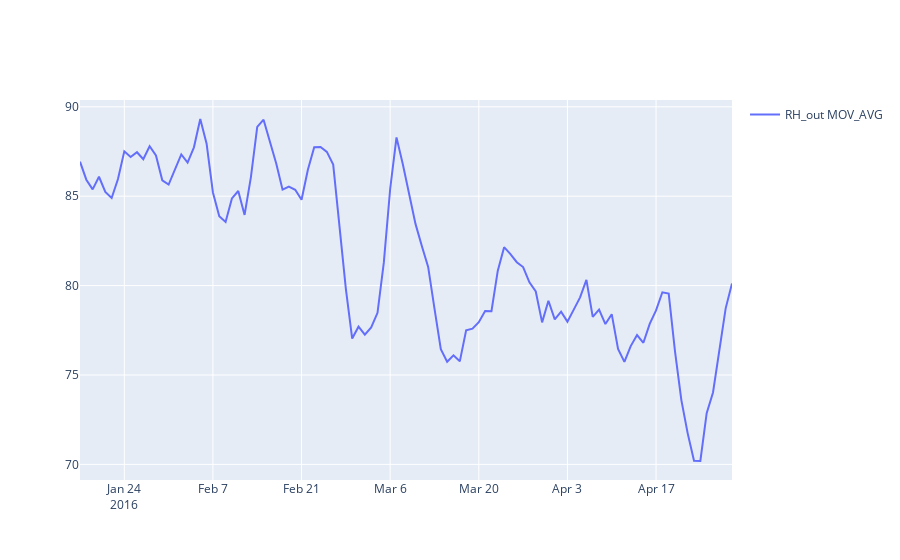

The notebook cell this image was saved under:
### Code cell
aq3 = [86.93, 85.92, 85.38, 86.09, 85.24, 84.9, 85.96, 87.51, 87.19, 87.46, 87.07, 87.79, 87.28, 85.89, 85.65, 86.5, 87.34, 86.88, 87.73, 89.32, 87.94, 85.21, 83.88, 83.56, 84.87, 85.29, 83.95, 86.07, 88.88, 89.28, 88.0, 86.83, 85.37, 85.54, 85.36, 84.81, 86.48, 87.74, 87.75, 87.48, 86.77, 83.39, 79.82, 77.04, 77.7, 77.26, 77.66, 78.48, 81.3, 85.4, 88.29, 86.78, 85.08, 83.45, 82.21, 81.05, 78.71, 76.44, 75.74, 76.1, 75.76, 77.5, 77.59, 77.95, 78.58, 78.57, 80.84, 82.15, 81.76, 81.31, 81.04, 80.18, 79.67, 77.94, 79.15, 78.11, 78.54, 77.98, 78.65, 79.34, 80.32, 78.25, 78.65, 77.85, 78.4, 76.46, 75.73, 76.61, 77.23, 76.8, 77.86, 78.61, 79.62, 79.55, 76.31, 73.59, 71.73, 70.2, 70.19, 72.86, 74.02, 76.31, 78.73, 80.11]

assert q3() == aq3
